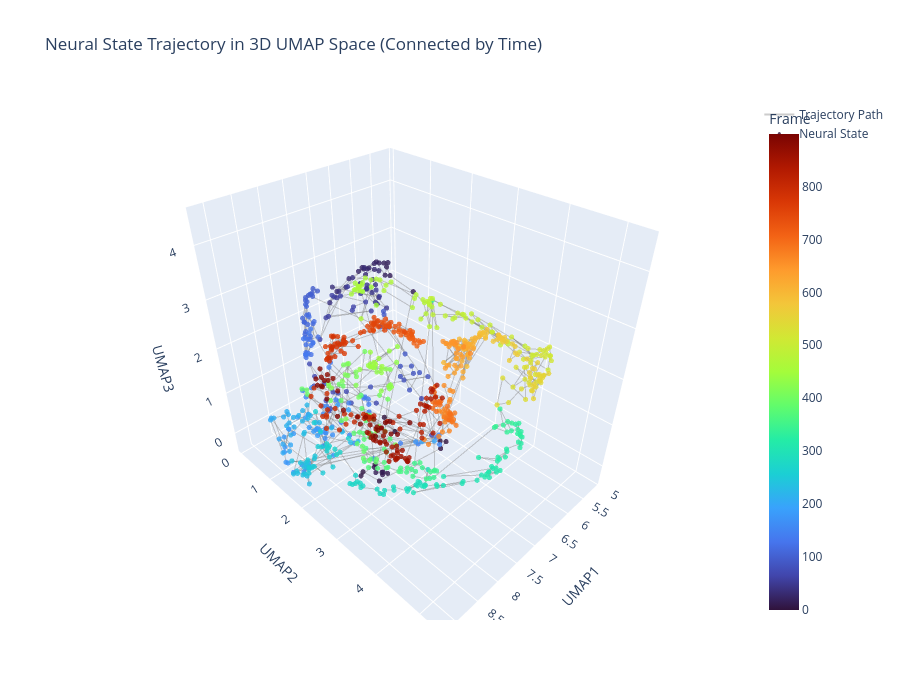

The code cell stored with this chart in its notebook:
### Code cell
# --- 3D 궤적 시각화 (Trajectory Line Plot) ---
# 프레임 순서대로 점들을 선으로 연결하여 뇌 활동이 어떻게 이동하는지 '경로'를 확인합니다.

import plotly.graph_objects as go

print("Generating 3D Trajectory Plot...")

# 1. 선 그래프 (Trajectory Path)
# 시간 순서대로 연결된 선을 그립니다.
line_trace = go.Scatter3d(
    x=df_umap_3d['UMAP1'],
    y=df_umap_3d['UMAP2'],
    z=df_umap_3d['UMAP3'],
    mode='lines',
    line=dict(color='gray', width=2, dash='solid'), # 회색 실선
    opacity=0.4,
    name='Trajectory Path'
)

# 2. 산점도 (Time Markers)
# 각 시점의 상태를 점으로 찍고, 색상으로 시간(Frame)을 표시합니다.
scatter_trace = go.Scatter3d(
    x=df_umap_3d['UMAP1'],
    y=df_umap_3d['UMAP2'],
    z=df_umap_3d['UMAP3'],
    mode='markers',
    marker=dict(
        size=3,
        color=df_umap_3d['Frame'],      # 색상: 시간(Frame)
        colorscale='Turbo',             # 무지개색 (보라->빨강)
        colorbar=dict(title='Frame'),
        opacity=0.8
    ),
    text=[f"Frame: {f}<br>Complexity: {c:.2f}" for f, c in zip(df_umap_3d['Frame'], df_umap_3d['Complexity'])],
    hoverinfo='text',
    name='Neural State'
)

# 3. 그래프 합치기 및 레이아웃 설정
fig_traj = go.Figure(data=[line_trace, scatter_trace])

fig_traj.update_layout(
    title='Neural State Trajectory in 3D UMAP Space (Connected by Time)',
    scene=dict(
        xaxis_title='UMAP1',
        yaxis_title='UMAP2',
        zaxis_title='UMAP3'
    ),
    width=900,
    height=700
)

fig_traj.show()

# --- 해석 팁 ---
# - 선을 따라가면 뇌 활동의 시간적 흐름을 볼 수 있습니다.
# - 선이 꼬이거나 원을 그리며 제자리로 돌아오는 구간(Loop)이 있는지 확인해보세요.
# - 선이 급격하게 점프하는 구간은 뇌 상태가 급변하는 시점입니다.

### Figure 1 — Plotly figure (JSON) as saved in the notebook; plotly's stock layout.template omitted (floating-point values rounded to 4 significant figures; data arrays with more than 128 entries replaced by an {"elided": "..."} marker saying what was removed)
{"data": [{"line": {"color": "gray", "dash": "solid", "width": 2}, "mode": "lines", "name": "Trajectory Path", "opacity": 0.4, "type": "scatter3d", "x": {"elided": "900 float values"}, "y": {"elided": "900 float values"}, "z": {"elided": "900 float values"}}, {"hoverinfo": "text", "marker": {"color": {"elided": "900 int values"}, "colorbar": {"title": {"text": "Frame"}}, "colorscale": [[0, "#30123b"], [0.07143, "#4145ab"], [0.1429, "#4675ed"], [0.2143, "#39a2fc"], [0.2857, "#1bcfd4"], [0.3571, "#24eca6"], [0.4286, "#61fc6c"], [0.5, "#a4fc3b"], [0.5714, "#d1e834"], [0.6429, "#f3c63a"], [0.7143, "#fe9b2d"], [0.7857, "#f36315"], [0.8571, "#d93806"], [0.9286, "#b11901"], [1, "#7a0402"]], "opacity": 0.8, "size": 3}, "mode": "markers", "name": "Neural State", "text": {"elided": "900 str values"}, "type": "scatter3d", "x": {"elided": "900 float values"}, "y": {"elided": "900 float values"}, "z": {"elided": "900 float values"}}], "layout": {"height": 700, "scene": {"xaxis": {"title": {"text": "UMAP1"}}, "yaxis": {"title": {"text": "UMAP2"}}, "zaxis": {"title": {"text": "UMAP3"}}}, "title": {"text": "Neural State Trajectory in 3D UMAP Space (Connected by Time)"}, "width": 900}}
